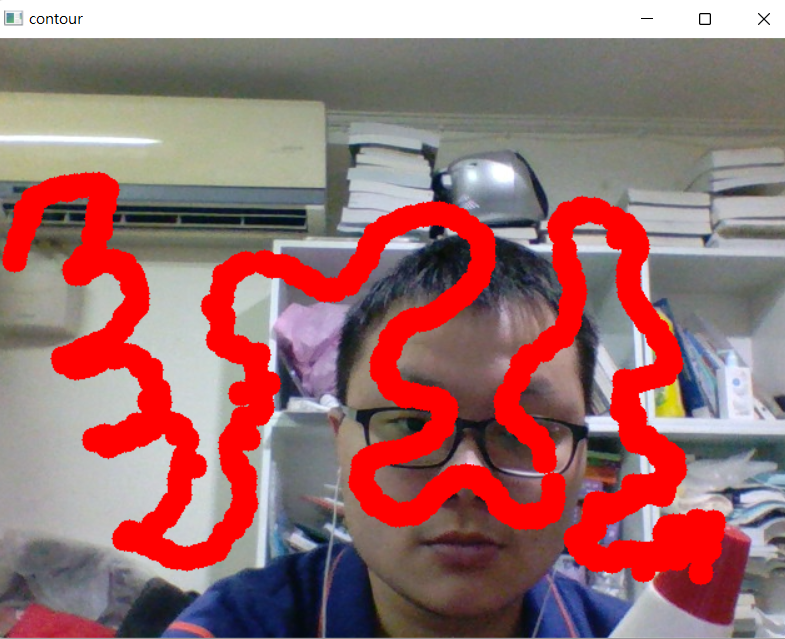
#> input picture 範例圖片.png, 785 x 639 px, given in place of the camera
$ python project1.py
#> lines starting #> are read from the running program, lines starting #| are printed output that depends on the picture; after the words box and inside, x2 and y2 are one past the last pixel; in counts of white or black regions, pixels touching at a corner belong together
import cv2
import numpy as np


cap = cv2.VideoCapture(0)

# Blue Green Yellow
penColorHSV = [[155, 203, 73, 179, 242, 162],
               [179, 255, 255, 179, 255, 255],
               [179, 255, 255, 179, 255, 255]]

penColorBGR = [[0, 0, 255],
               [0, 255, 255],
               [255, 0, 0]]
# [x, y, colorId]
drawPoints = []

def findPen(img):
    hsv = cv2.cvtColor(img, cv2.COLOR_BGR2HSV)

    for i in range(len(penColorHSV)):
        lower = np.array(penColorHSV[i][:3])
        upper = np.array(penColorHSV[i][3:6])

        mask = cv2.inRange(hsv, lower, upper)
        result = cv2.bitwise_and(img, img, mask=mask)
        penx, peny = findContour(mask)
        cv2.circle(imgContour, (penx, peny), 5, penColorBGR[i], cv2.FILLED)
        if peny != -1:
            drawPoints.append([penx, peny, i])
    # cv2.imshow('result', result)

def findContour(img):
    contours, hierarchy = cv2.findContours(img, cv2.RETR_EXTERNAL, cv2.CHAIN_APPROX_NONE)
    # 有時候輪廓面積小於500，則沒有x, y, w, h，所以先設定
    x, y, w, h = -1, -1, -1, -1
    for cnt in contours:
        # cv2.drawContours(imgContour, cnt, -1, (255, 0, 0), 4)
        area = cv2.contourArea(cnt)
        if area > 500:
            peri = cv2.arcLength(cnt, True)
            vertices = cv2.approxPolyDP(cnt, peri * 0.02, True)
            x, y, w, h = cv2.boundingRect(vertices)

    return x + w // 2, y


def draw(drawpoints):
    for point in drawpoints:
        cv2.circle(imgContour, (point[0], point[1]), 10, penColorBGR[point[2]], cv2.FILLED)

while True:
    ret, frame = cap.read()
#> frame is the input picture: shape (639, 785, 3); mean B, G, R 111.4, 111.2, 155.6
    if ret:
        # 將攝像頭做翻轉，就如同在鏡子前的樣子
        frame = cv2.flip(frame, 180)
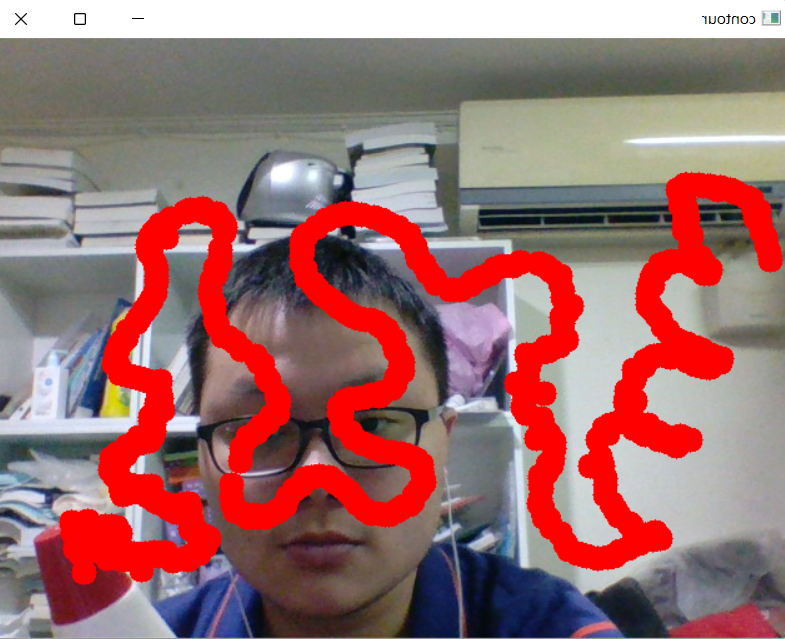
#> frame: shape (639, 785, 3); mean B, G, R 111.4, 111.2, 155.6
        imgContour = frame.copy()
        cv2.imshow('video', frame)
        findPen(frame)
#> in findPen, `hsv = cv2.cvtColor(img, cv2.COLOR_BGR2HSV)`: hsv: shape (639, 785, 3); mean H, S, V 56.9, 79.7, 163.1
#> the loop in findPen, `for i in range(len(penColorHSV)):` made 3 passes
#> pass 1, in findPen, `mask = cv2.inRange(hsv, lower, upper)`:
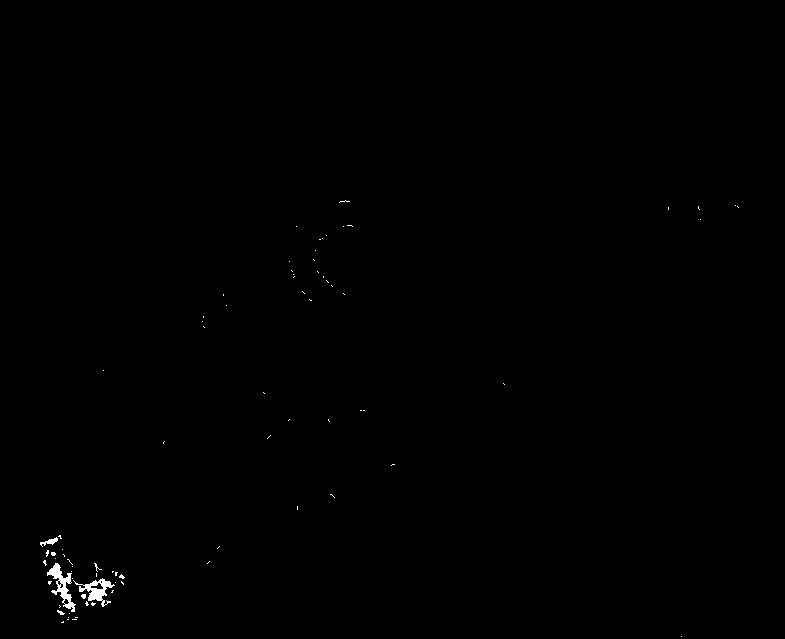
#> mask: shape (639, 785); 0.26% white; 79 white regions (74 under 20 px), largest, box (x1, y1, x2, y2) and area: (47, 563, 76, 612) 473, (73, 578, 115, 607) 410, (40, 537, 58, 547) 72, (57, 610, 65, 615) 21, (81, 594, 86, 599) 20
#> after the loop in findPen, `for i in range(len(penColorHSV)):`: imgContour: shape (639, 785, 3); under 0.01% of pixels changed, all inside (x1, y1, x2, y2) = (0, 0, 3, 4)
#> after the loop in findPen, `for i in range(len(penColorHSV)):`: drawPoints = []
        draw(drawPoints)
        cv2.imshow('contour', imgContour)
    else:
        break
    if cv2.waitKey(1) == ord('q'):
#> (key q is pressed here)
        break
